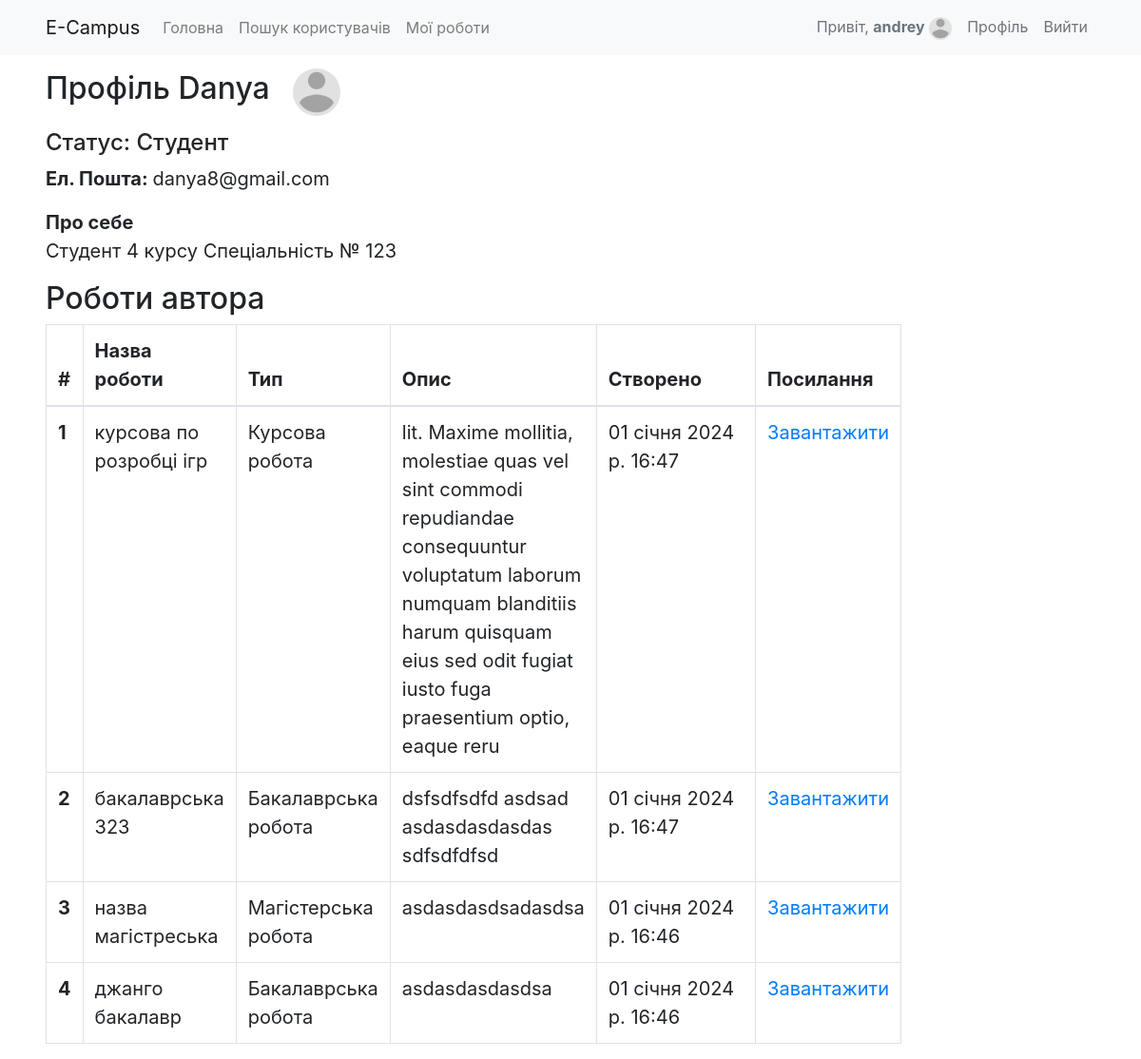
The page /sign/profile/6 (signed in) on the database its author committed.
### authentication/models.py (models this page shows, shortened)
class User(AbstractUser):
    username = models.CharField(
        max_length=40,
        help_text="Required. 40 characters or fewer. Letters, digits and @/./+/-/_ only.",
        error_messages={
            "unique": "A user with that username already exists.",
        },
    )
    email = models.EmailField(unique=True)
    CAMPUS_TYPE_CHOICES = (
        ('teacher', 'Викладач'),
        ('student', 'Студент'),
    )
    def file_size_validator(image: models.ImageField):
        """
        Function that checks whether file size not exceed the limit
        :param image: django.db.models.ImageField, user's image
        :return: None, ValidationError if image size exceeds the limit
        """
        file_size = image.file.size
        megabyte_limit = 2.5
        if file_size > megabyte_limit * 1024 * 1024:
            raise ValidationError(f"File size should be {megabyte_limit} Mb")
    photo = models.ImageField(upload_to='avatars', validators=[
        FileExtensionValidator(allowed_extensions=['jpg', 'jpeg', 'png']),
        file_size_validator])
    campus_type = models.CharField(max_length=8, choices=CAMPUS_TYPE_CHOICES, default='student')
    bio = models.TextField(blank=True, null=True)
    USERNAME_FIELD = 'email'
    objects = CustomUserManager()
    REQUIRED_FIELDS = []

### campus_app/models.py (models this page shows, shortened)
class Article(models.Model):
    ARTICLE_TYPE_CHOICES = (
        ('laba', "Лабораторна робота"),
        ('kursova', "Курсова робота"),
        ('bach_diplom', "Бакалаврська робота"),
        ('mag_diplom', "Магістерська робота"),
    )
    name = models.CharField(max_length=256, blank=True)
    user = models.ForeignKey(settings.AUTH_USER_MODEL, on_delete=models.CASCADE)
    def file_size_validator(file: models.FileField):
        """
        Function that checks whether file size not exceed the limit
        :param image: django.db.models.ImageField, user's image
        :return: None, ValidationError if image size exceeds the limit
        """
        file_size = file.file.size
        megabyte_limit = 10
        if file_size > megabyte_limit * 1024 * 1024:
            raise ValidationError(f"File size should be {megabyte_limit} Mb")
    file = models.FileField(upload_to="articles", validators=[FileExtensionValidator(
        allowed_extensions=['pdf', 'docx', 'doc']),
        file_size_validator])
    description = models.TextField(blank=True)
    type = models.CharField(max_length=64, choices=ARTICLE_TYPE_CHOICES, default='laba')
    created_at = models.DateTimeField(editable=False, auto_now_add=True)

### authentication/views.py (the view)
# urls.py: path('profile/<int:user_id>', views.profile_page, name="profile"),
def profile_page(request, user_id):
    user = User.objects.filter(id=user_id).first()
    user_articles = user.article_set.all()
    return render(request, 'authentication/profile.html', {'user': user, 'articles': user_articles})

### templates/authentication/profile.html (shortened to what this page needs)
{% extends 'base.html' %}
{% load static %}
{% block content %}
    {% include 'navbar.html' %}
    <div class="mx-5 w-75" style="font-size: 20px">
        <div class="d-flex align-items-center">
            <h2 class="py-3 mr-4">Профіль {{ user.username }}</h2>
            <img src="{{ user.photo.url }}" alt="Аватар" style="height: 50px; border-radius: 50%">
        </div>
        <h4 class="">Статус: {{ user.get_campus_type_display }}</h4>
        <div class="form-group">
            <strong>Ел. Пошта: </strong>
            {{ user.email }}
        </div>
        {% if user.bio %}
            <div class="form-group">
                <strong>Про себе</strong>
                <p>{{ user.bio }}</p>
            </div>
        {% endif %}
        <div class="mt-3">
            {% if articles %}
                <h2 class="mt-3">Роботи автора</h2>
                <table class="table table-responsive-md table-bordered">
                    <thead>
                    <tr>
                        <th scope="col">#</th>
                        <th scope="col">Назва роботи</th>
                        <th scope="col">Тип</th>
                        <th scope="col">Опис</th>
                        <th scope="col">Створено</th>
                        <th scope="col">Посилання</th>
                    </tr>
                    </thead>
                    <tbody id="data_sets_table">
                    {% if articles %}
                        {% for article in articles %}
                            <tr>
                                <th scope="row">{{ forloop.counter }}</th>
                                <td>{{ article.name }}</td>
                                <td>{{ article.get_type_display }}</td>
                                <td>{{ article.description }}</td>
                                <td style="width: 200px">{{ article.created_at }}</td>
                                <td><a target="_blank" href="{{ article.file.url }}">Завантажити</a></td>
                            </tr>
                        {% endfor %}
                    {% endif %}
                    </tbody>
                </table>
            {% else %}
                <h2 class="text-center py-4">Тут ще не має жодної роботи!</h2>
            {% endif %}
        </div>
    </div>
{% endblock %}

### templates/navbar.html (shortened to what this page needs)
<nav class="navbar navbar-expand-lg navbar-light bg-light px-5">
    <a class="navbar-brand" href="{% url 'main' %}">E-Campus</a>
    <div class="collapse navbar-collapse" id="navbarSupportedContent">
        <ul class="navbar-nav mr-auto">
            <li class="nav-item">
                <a class="nav-link" href="{% url 'main' %}">Головна</a>
            </li>
            <li class="nav-item">
                <a class="nav-link" href="{% url 'search_users' %}">Пошук користувачів</a>
            </li>
            {% if request.user.is_authenticated %}
            <li class="nav-item">
                <a class="nav-link" href="{% url 'articles_by_user' %}">Мої роботи</a>
            </li>
            {% endif %}
        </ul>
        {% if request.user.is_authenticated %}
            <ul class="navbar-nav my-2 my-lg-0">
                <li class="nav-item">
                <span class="nav-link text-muted" href="#">Привіт, <span
                        class="font-weight-bold">{{ request.user.username }}</span>
                <img  src="{{ request.user.photo.url }}" alt="Аватар" style="height: 24px; border-radius: 50%"></span>
                </li>
                  <li class="nav-item">
                    <a class="nav-link text-muted" href="{% url 'my_profile' %}">Профіль</a>
                </li>
                <li class="nav-item">
                    <a class="nav-link text-muted" href="{% url 'logout' %}">Вийти</a>
                </li>
            </ul>
        {% else %}
            <ul class="navbar-nav my-2 my-lg-0">
                <li class="nav-item">
                    <a class="nav-link text-muted" href="{% url 'login' %}">Авторизуватись</a>
                </li>
            </ul>
        {% endif %}
    </div>
</nav>

### rows shown on the page
User: user.username "andrey", user.photo (placeholder picture)
User: username "Danya", photo (placeholder picture), campus_type "Студент", email "danya8@gmail.com", bio "Студент 4 курсу Спеціальність № 123"
Article: name "курсова по розробці ігр", type "Курсова робота", description "lit. Maxime mollitia, molestiae quas vel sint commodi repudiandae consequuntur voluptatum laborum numquam blanditiis harum quisquam eius sed odit fugiat iusto fuga praesentium optio, eaque reru", created_at "01 січня 2024 р. 16:47"
Article: name "бакалаврська 323", type "Бакалаврська робота", description "dsfsdfsdfd asdsad asdasdasdasdas sdfsdfdfsd", created_at "01 січня 2024 р. 16:47"
Article: name "назва магістреська", type "Магістерська робота", description "asdasdasdsadasdsa", created_at "01 січня 2024 р. 16:46"
Article: name "джанго бакалавр", type "Бакалаврська робота", description "asdasdasdasdsa", created_at "01 січня 2024 р. 16:46"
